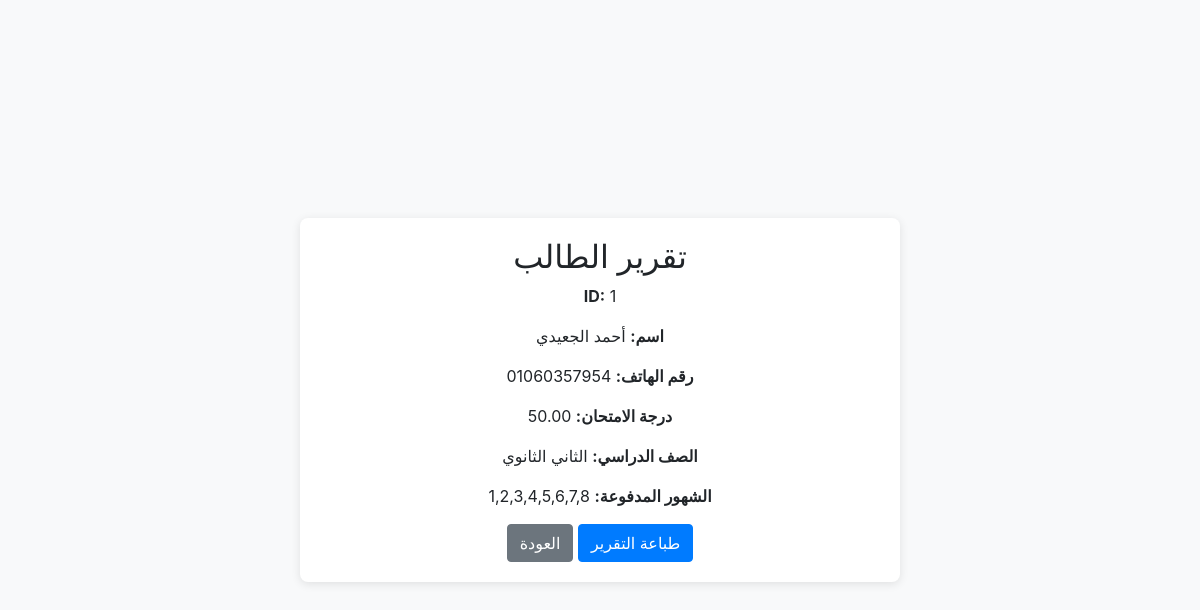
/report.php?id=1 (signed in), run on the app's committed database.
### tables this page shows
CREATE TABLE `students` (
  `id` int(11) NOT NULL,
  `name` varchar(100) NOT NULL,
  `phone` varchar(15) DEFAULT NULL,
  `exam_score` decimal(5,2) DEFAULT NULL,
  `grade` varchar(15) DEFAULT NULL,
  `months_paid` text DEFAULT NULL
);

### report.php (the view, shortened to what this page needs)
<?php
require('config.php');
$id = intval($_GET['id']);
$stmt = $conn->prepare("SELECT * FROM students WHERE id = ?");
$stmt->bind_param("i", $id);
$stmt->execute();
$result = $stmt->get_result();
$student = $result->fetch_assoc();
?>
<!DOCTYPE html>
<html lang="ar">
<head>
    <link rel="stylesheet" href="https://stackpath.bootstrapcdn.com/bootstrap/4.5.2/css/bootstrap.min.css">
</head>
<body>
<div class="container">
    <h2 class="text-center">تقرير الطالب</h2>
    <div class="mb-3">
        <strong>ID:</strong> <?= htmlspecialchars($student['id']) ?>
    </div>
    <div class="mb-3">
        <strong>اسم:</strong> <?= htmlspecialchars($student['name']) ?>
    </div>
    <div class="mb-3">
        <strong>رقم الهاتف:</strong> <?= htmlspecialchars($student['phone']) ?>
    </div>
    <div class="mb-3">
        <strong>درجة الامتحان:</strong> <?= htmlspecialchars($student['exam_score']) ?>
    </div>
    <div class="mb-3">
        <strong>الصف الدراسي:</strong> <?= htmlspecialchars($student['grade']) ?>
    </div>
    <div class="mb-3">
        <strong>الشهور المدفوعة:</strong> <?= htmlspecialchars($student['months_paid']) ?>
    </div>
    <div class="no-print">
        <button onclick="printReport()" class="btn btn-primary">طباعة التقرير</button>
        <a href="index.php" class="btn btn-secondary">العودة</a>
    </div>
</div>
</body>
</html>

### report.php (style rules this page uses)
body { background-color: #f8f9fa; display: flex; justify-content: center; align-items: center; height: 100vh; margin: 0; }
.container { background: white; padding: 20px; border-radius: 8px; box-shadow: 0 2px 10px rgba(0, 0, 0, 0.1); width: 80%; max-width: 600px; direction: rtl; text-align: center; }

### data on the page
students: id "1", name "أحمد الجعيدي", phone "01060357954", exam_score "50.00", grade "الثاني الثانوي", months_paid "1,2,3,4,5,6,7,8"
